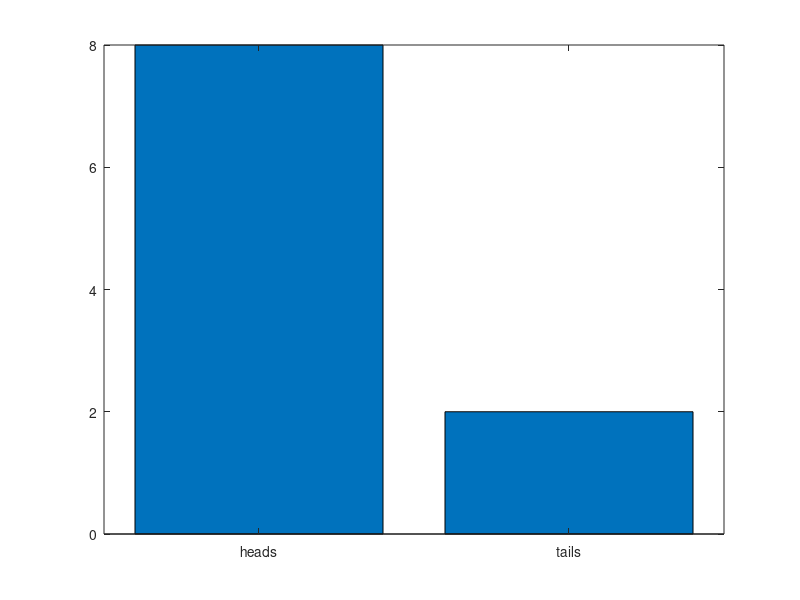
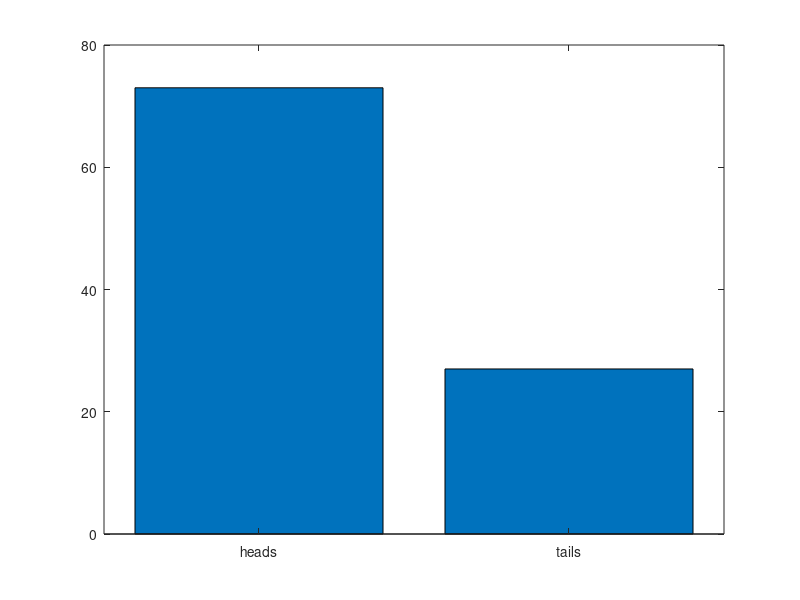
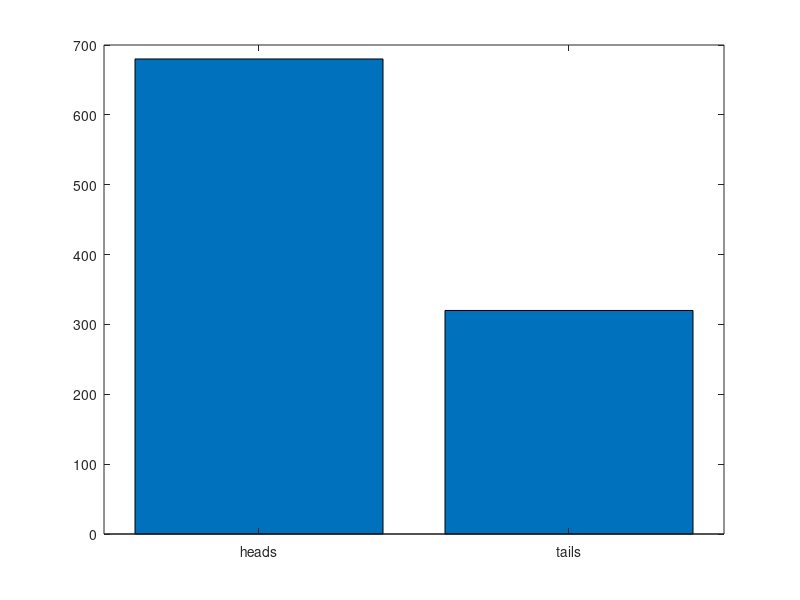
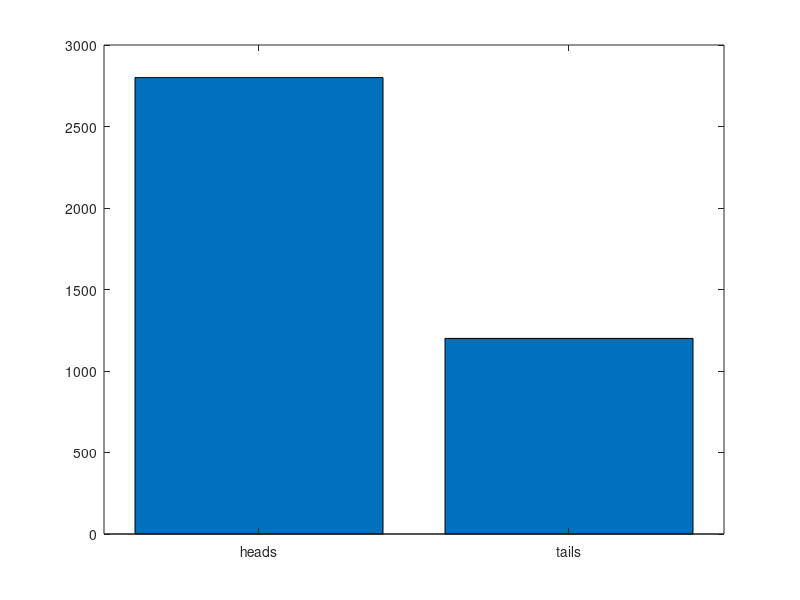

Write the MATLAB code that produced these figures, in order.
heads = 0;
tails = 0;
p =  .7;       %%probability of heads

for k = [10,100,1000, 4000];
    heads = 0;
    tails = 0;
    figure
    for i = 1:k
        if rand <= p
            heads = heads + 1;
        else 
            tails = tails + 1;
        end
    end
    heads
    tails
    bar([heads tails])
    set(gca,'xticklabel',{'heads'; 'tails'})
end

